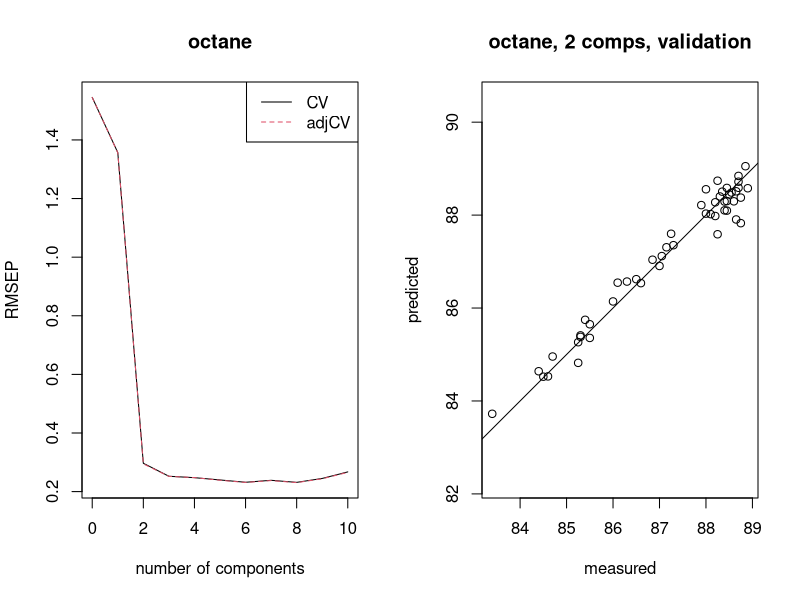
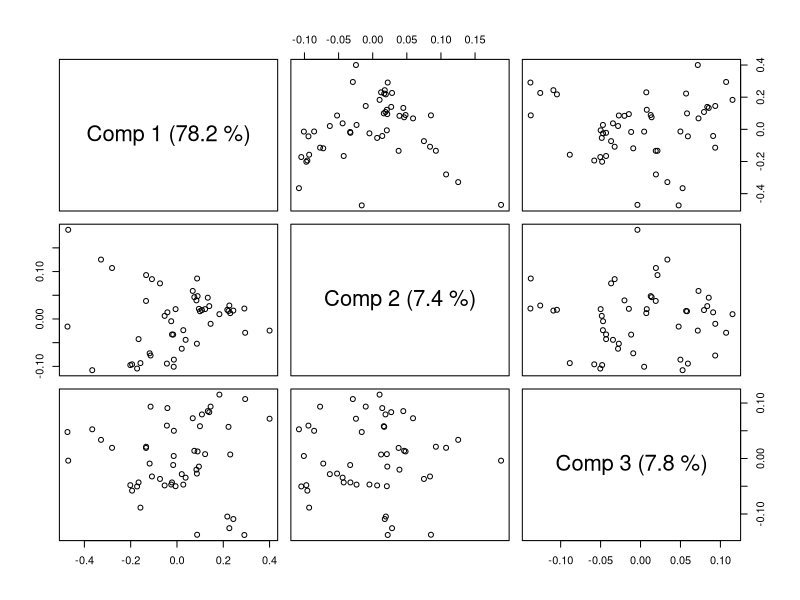
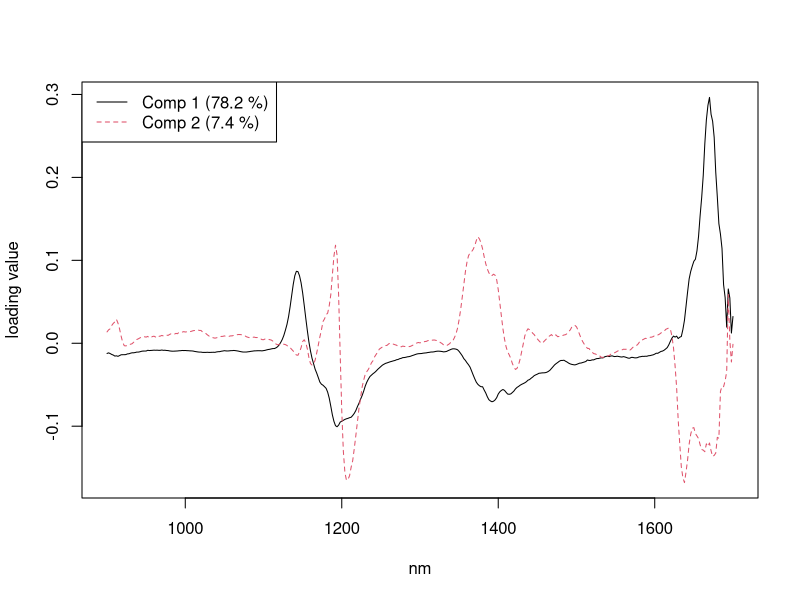
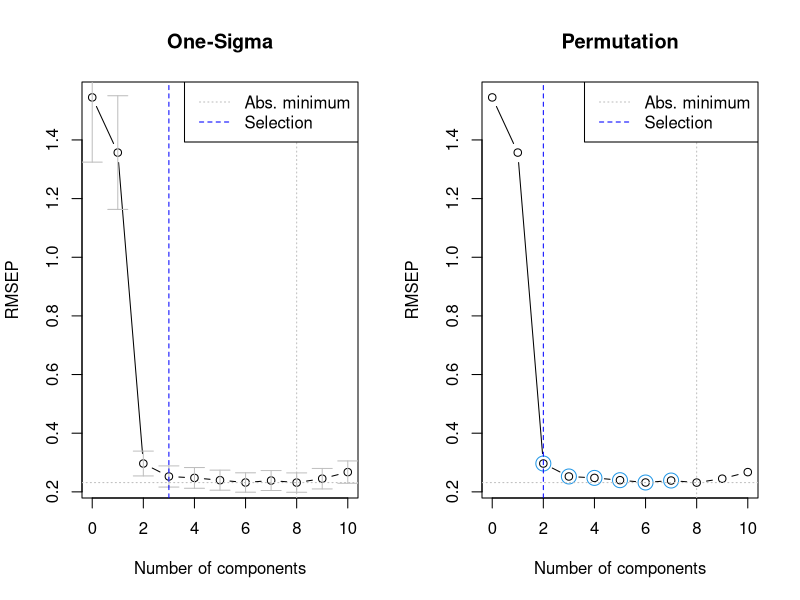
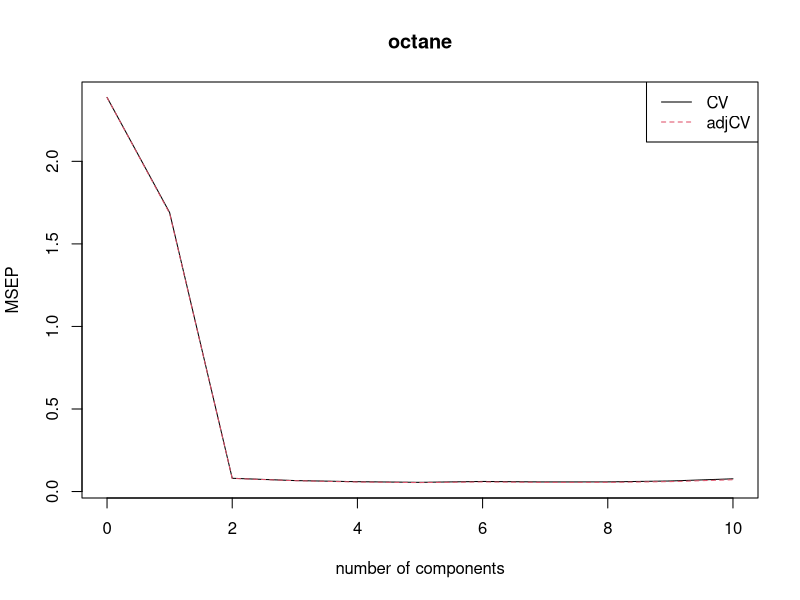

Source code (R) for these figures, in order:
## ---- chunk 1
set.seed(1234)
knitr::opts_chunk$set(echo = TRUE, message = FALSE, warning = FALSE)
# num_cores <- parallel::detectCores()
options(mc.cores = parallel::detectCores(), expressions = 5e5, digits = 4)
## ---- chunk 2
library(tidyverse)
library(pls)
## ---- chunk 3
data(yarn)
data(oliveoil)
data(gasoline)
## ---- chunk 4
gasTrain <- gasoline[1:50,]
gasTest <- gasoline[51:60,]
## ---- chunk 5
gas1 <- plsr(octane ~ NIR, ncomp = 10, data = gasTrain, validation = "LOO")

summary(gas1)
## ---- chunk 6
par(mfrow = c(1, 2))
plot(RMSEP(gas1), legendpos = "topright")
# plot(gas1, plottype = "validation", legendpos = "topright")
plot(gas1, ncomp = 2, asp = 1, line = TRUE)
par(mfrow = c(1, 1))
## ---- chunk 7
plot(gas1, plottype = "scores", comps = 1:3)
## ---- chunk 8
explvar(gas1)
## ---- chunk 9
plot(gas1, "loadings", comps = 1:2, legendpos = "topleft", labels = "numbers", xlab = "nm")
## ---- chunk 10
predict(gas1, ncomp = 2, newdata = gasTest)
RMSEP(gas1, newdata = gasTest)
## ---- chunk 11
dim(oliveoil$sensory)
dim(oliveoil$chemical)
plsr(sensory ~ chemical, data = oliveoil)
## ---- chunk 12
dens1 <- plsr(density ~ NIR, ncomp = 5, data = yarn)
trainid <- which(yarn$train == TRUE)
dens2 <- update(dens1, subset = trainid)
dens3 <- update(dens1, ncomp = 10)
## ---- chunk 13
olive1 <- plsr(sensory ~ chemical, scale = TRUE, data = oliveoil)
## ---- chunk 14
par(mfrow = c(1, 2))
ncomp.onesigma <- selectNcomp(gas1, method = "onesigma", plot = TRUE, main = "One-Sigma")
ncomp.permut <- selectNcomp(gas1, method = "randomization", plot = TRUE, main = "Permutation")
par(mfrow = c(1, 1))
## ---- chunk 15
gas2 <- plsr(octane ~ msc(NIR), ncomp = 10, data = gasTrain) # msc is domain-sepcific to NIR
gas2.cv <- crossval(gas2, segments = 10)
plot(MSEP(gas2.cv), legendpos = "topright")
summary(gas2.cv, what = "validation")
